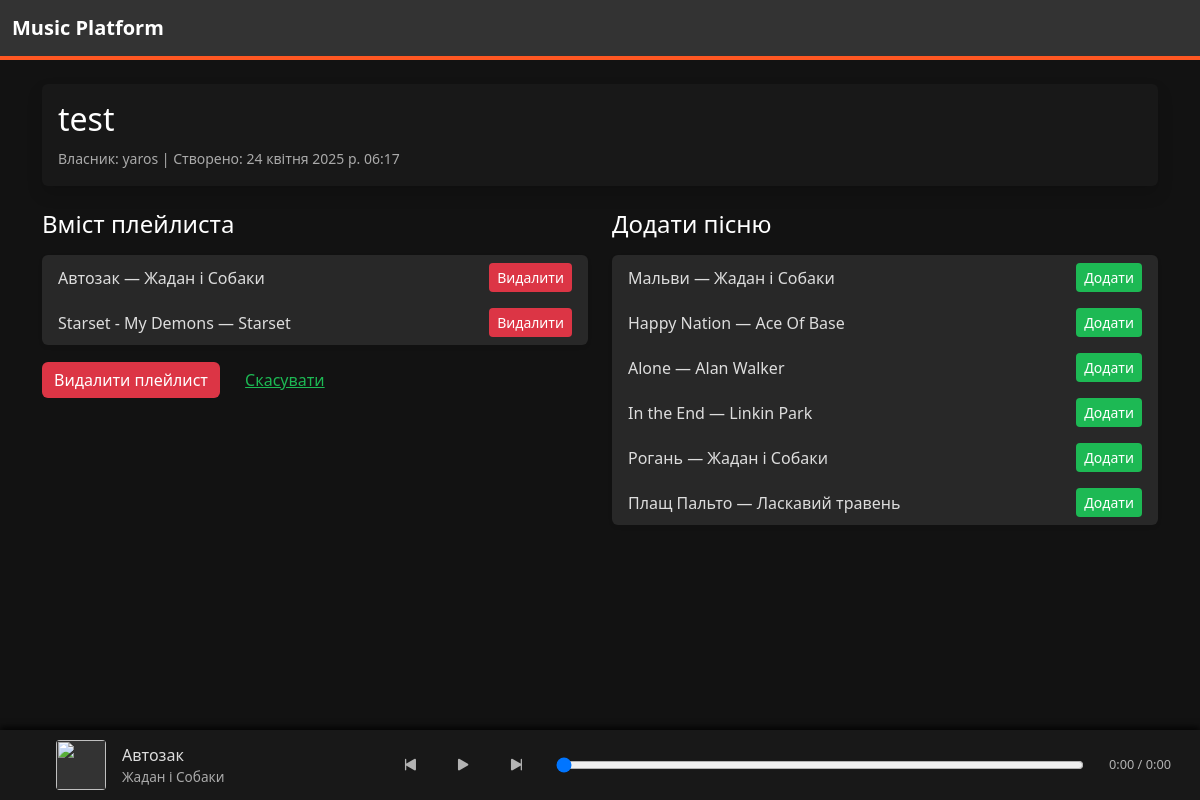
Screenshot of /playlists/1/ (signed in) with the database file from the repository.
### music/models.py (models this page shows, shortened)
class Playlist(models.Model):
    name       = models.CharField(max_length=100)
    owner      = models.ForeignKey(User, on_delete=models.CASCADE, related_name='playlists')
    songs      = models.ManyToManyField(Song, blank=True, related_name='in_playlists')
    created_at = models.DateTimeField(auto_now_add=True)

class Song(models.Model):
    title       = models.CharField(max_length=200)
    artist      = models.CharField(max_length=200)
    genre = models.ForeignKey(Genre, on_delete=models.SET_NULL, null=True, blank=True)
    style       = models.CharField(max_length=100, blank=True)
    description = models.TextField(blank=True)
    audio_file  = models.FileField(upload_to='songs/')
    cover_image = models.ImageField(upload_to='covers/', blank=True, null=True)

### music/views.py (the view)
# urls.py: path('playlists/<int:pl_id>/',         views.playlist_detail,      name='playlist_detail'),
@login_required
def playlist_detail(request, pl_id):
    playlist = get_object_or_404(Playlist, pk=pl_id, owner=request.user)
    available_songs = Song.objects.exclude(id__in=playlist.songs.values_list('id', flat=True))
    return render(request, 'music/playlist_detail.html', {
        'playlist': playlist,
        'songs': available_songs,
    })

### music/templates/music/playlist_detail.html (shortened to what this page needs)
{% load static %}
<!DOCTYPE html>
<html lang="uk">
<head>
  <link href="https://cdn.jsdelivr.net/npm/bootstrap@5.3.0/dist/css/bootstrap.min.css" rel="stylesheet">
  <link href="https://cdn.jsdelivr.net/npm/bootstrap-icons@1.10.5/font/bootstrap-icons.css" rel="stylesheet">
  <link href="{% static 'music/css/test1.css' %}" rel="stylesheet">
</head>
<body>
  <nav class="navbar navbar-expand-lg navbar-dark sticky-top">
    <div class="container-fluid">
      <a class="navbar-brand" href="{% url 'song_list' %}">Music Platform</a>
    </div>
  </nav>
  <div class="container mt-4">
    <div class="card mb-4 shadow">
      <div class="card-body">
        <h2 class="card-title">{{ playlist.name }}</h2>
        <p class="card-text">
          <small class="text-muted">
            Власник: {{ playlist.owner.username }} |
            Створено: {{ playlist.created_at }}
          </small>
        </p>
      </div>
    </div>
    <div class="row gx-4">
      <div class="col-md-6">
        <h4 class="mb-3">Вміст плейлиста</h4>
        <ul class="list-group mb-3 shadow-sm">
          {% for s in playlist.songs.all %}
            <li class="list-group-item d-flex justify-content-between align-items-center">
              {{ s.title }} — {{ s.artist }}
              <form method="post" action="{% url 'playlist_remove_song' playlist.id s.id %}">
                <button class="btn btn-sm btn-danger">Видалити</button>
              </form>
            </li>
          {% empty %}
            <li class="list-group-item">Плейлист порожній.</li>
          {% endfor %}
        </ul>
        <form method="post" action="{% url 'playlist_delete' playlist.id %}">
          <button type="submit" class="btn btn-danger">Видалити плейлист</button>
          <a href="{% url 'my_playlists' %}" class="btn btn-link ms-2">Скасувати</a>
        </form>
      </div>
      <div class="col-md-6">
        <h4 class="mb-3">Додати пісню</h4>
        <ul class="list-group shadow-sm">
          {% for s in songs %}
            <li class="list-group-item d-flex justify-content-between align-items-center">
              {{ s.title }} — {{ s.artist }}
              <a href="{% url 'playlist_add_song' playlist.id s.id %}"
                 class="btn btn-sm btn-primary">Додати</a>
            </li>
          {% endfor %}
        </ul>
      </div>
    </div>
  </div>
  <div id="mini-player">
    <div class="mp-art"><img src="{% static 'music/img/placeholder.png' %}" alt=""></div>
    <div class="mp-info">
      <div class="mp-title">Немає треків</div>
      <div class="mp-artist"></div>
    </div>
    <div class="mp-controls">
      <button id="mp-prev" class="mp-btn"><i class="bi bi-skip-start-fill"></i></button>
      <button id="mp-play" class="mp-btn"><i class="bi bi-play-fill"></i></button>
      <button id="mp-next" class="mp-btn"><i class="bi bi-skip-end-fill"></i></button>
    </div>
    <input type="range" id="mp-seek" min="0" max="100" value="0">
    <div id="mp-time">0:00 / 0:00</div>
  </div>
</body>
</html>

### music/static/music/css/test1.css (style rules this page uses)
body { background: #121212; color: #e0e0e0; min-height: 100vh; margin: 0; font-family: sans-serif; }
nav.navbar { background-color: #1db954; }
nav .navbar-brand, nav .nav-link { color: #ffffff !important; }
nav.navbar { background-color: #333333 !important; border-bottom: 4px solid #ff5722; }
#mini-player { position: fixed; bottom: 0; left: 0; width: 100%; background: #121212; display: flex; align-items: center; padding: 8px 16px; box-shadow: 0 -3px 6px rgba(0,0,0,0.7); z-index: 1000; }
#mini-player .mp-btn { background: none; border: none; color: #e0e0e0; font-size: 1.5rem; margin-right: 16px; cursor: pointer; }
#mp-seek { width: 200px; margin-left: 16px; }
body { padding-bottom: 60px; }
* { scrollbar-width: thin; scrollbar-color: #1db954 #222; }

### music/templates/music/playlist_detail.html (style rules this page uses)
body { background: #121212; color: #fff; padding-bottom: 120px; font-family: 'Segoe UI', sans-serif; }
.navbar { background: #181818; }
.navbar-brand { color: #1db954 !important; font-weight: bold; }
.card { background: #181818; color: #ddd; border: none; }
.card-title, .card-text { color: #fff; }
.text-muted { color: #aaa !important; }
.list-group-item { background: #282828; color: #ddd; border: none; }
.list-group-item a.btn-primary { background: #1db954; border: none; }
.btn-danger { background: #dc3545; border: none; }
.btn-link { color: #1db954; }
#mini-player { position: fixed; bottom: 0; left: 0; right: 0; background: #181818; display: flex; align-items: center; padding: 10px 20px; box-shadow: 0 -3px 6px rgba(0,0,0,.8); z-index: 1000; }
#mini-player .mp-art { width: 50px; height: 50px; border-radius: 4px; overflow: hidden; background: #333; margin-right: 1rem; }
#mini-player .mp-art img { width:100%; height:100%; object-fit:cover; }
#mini-player .mp-info { flex:1; overflow:hidden; color:#ddd; }
#mini-player .mp-title { font-weight:500; white-space:nowrap; overflow:hidden; text-overflow:ellipsis; }
#mini-player .mp-artist { color:#aaa; font-size:.85rem; }
#mini-player .mp-controls .mp-btn { background:none; border:none; color:#b3b3b3; font-size:1.3rem; margin:0 .5rem; cursor:pointer; }
#mp-seek { flex:2; margin: 0 1rem; }
#mp-time { min-width:80px; text-align:center; color:#b3b3b3; font-size:.8rem; }
* { scrollbar-width: thin; scrollbar-color: #1db954 #222; }

### rows the page displays
Playlist: name "test", owner.username "yaros", created_at "24 квітня 2025 р. 06:17"
Song: title "Автозак", artist "Жадан і Собаки"
Song: title "Starset - My Demons", artist "Starset"
Song: title "Мальви", artist "Жадан і Собаки"
Song: title "Happy Nation", artist "Ace Of Base"
Song: title "Alone", artist "Alan Walker"
Song: title "In the End", artist "Linkin Park"
Song: title "Рогань", artist "Жадан і Собаки"
Song: title "Плащ Пальто", artist "Ласкавий травень"
